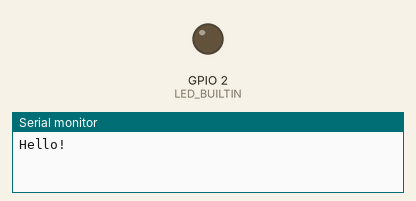
Recording of a program running on a simulated ESP32. On the bench: output pins drawn as LEDs (lit = HIGH), the last lines printed to the serial monitor. Dashed ring = blinking.

Above: at 1.0 s.
At 2.5 s:
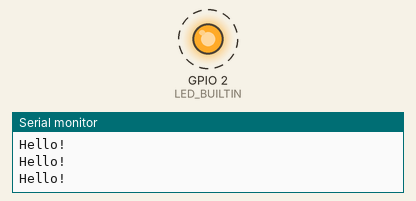
Timing chart, 0 to 4.6 s (numbered marks = the images above):
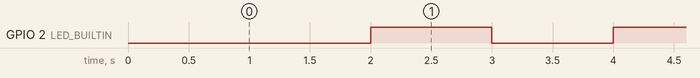

The program:

main.cpp
```cpp
// Blink example for including Arduino as a component in ESP-IDF, for PUCA DSP Development Board

#include <stdio.h>
#include <freertos/FreeRTOS.h>
#include <freertos/task.h>
#include <driver/gpio.h>
#include "sdkconfig.h"
#include <Arduino.h>

extern "C" {
    void app_main(void);
}

// In 'make menuconfig', 'Arduino Configuration", enable "Autostart Arduino setup and loop on boot",
#define CONFIG_AUTOSTART_ARDUINO  1

#define BLINK_GPIO (gpio_num_t)CONFIG_BLINK_GPIO   // You can run 'make menuconfig' to choose the GPIO to blink..

#ifndef LED_BUILTIN
#define LED_BUILTIN 5    // ...or use this line and set the LED pin here
#endif

void blink_task(void *pvParameter)
{
    /* Configure the IOMUX register for pad BLINK_GPIO (some pads are
       muxed to GPIO on reset already, but some default to other
       functions and need to be switched to GPIO. Consult the
       Technical Reference for a list of pads and their default
       functions.)
    */
    gpio_pad_select_gpio(BLINK_GPIO);
    /* Set the GPIO as a push/pull output */
    gpio_set_direction(BLINK_GPIO, GPIO_MODE_OUTPUT);
    while(1) {
        /* Blink off (output low) */
        gpio_set_level(BLINK_GPIO, 0);
        vTaskDelay(1000 / portTICK_PERIOD_MS);
        /* Blink on (output high) */
        gpio_set_level(BLINK_GPIO, 1);
        vTaskDelay(1000 / portTICK_PERIOD_MS);
    }
}

#if !CONFIG_AUTOSTART_ARDUINO
void arduinoTask(void *pvParameter) {
    pinMode(LED_BUILTIN, OUTPUT);
    while(1) {
        digitalWrite(LED_BUILTIN, !digitalRead(LED_BUILTIN));
        delay(1000);
    }
}

void app_main()
{
    initArduino();  // initialize arduino library before we start the tasks

    xTaskCreate(&blink_task, "blink_task", configMINIMAL_STACK_SIZE, NULL, 5, NULL);
    xTaskCreate(&arduinoTask, "arduino_task", configMINIMAL_STACK_SIZE, NULL, 5, NULL);
}

#else
void setup() {
    Serial.begin(115200);
    xTaskCreate(&blink_task, "blink_task", configMINIMAL_STACK_SIZE, NULL, 5, NULL);
    pinMode(LED_BUILTIN, OUTPUT);
}
void loop() {
    digitalWrite(LED_BUILTIN, !digitalRead(LED_BUILTIN));
    Serial.println("Hello!");
    delay(1000);
}
#endif 
```

Measured:
- by itself, GPIO 2 (LED_BUILTIN): alternates HIGH for 1.0 s and LOW for 1.0 s
- by itself, everything shown: repeats every 32.0 s, in 32 steps
